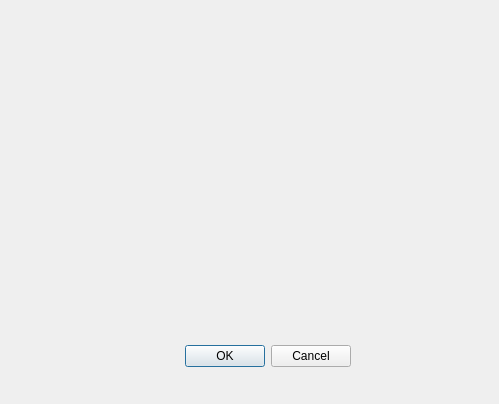
<?xml version="1.0" encoding="UTF-8"?>
<ui version="4.0">
 <class>SaveAttach</class>
 <widget class="QDialog" name="SaveAttach">
  <property name="geometry">
   <rect>
    <x>0</x>
    <y>0</y>
    <width>499</width>
    <height>404</height>
   </rect>
  </property>
  <property name="windowTitle">
   <string>Dialog</string>
  </property>
  <widget class="QDialogButtonBox" name="buttonBox">
   <property name="geometry">
    <rect>
     <x>140</x>
     <y>340</y>
     <width>211</width>
     <height>32</height>
    </rect>
   </property>
   <property name="orientation">
    <enum>Qt::Horizontal</enum>
   </property>
   <property name="standardButtons">
    <set>QDialogButtonBox::Cancel|QDialogButtonBox::Ok</set>
   </property>
  </widget>
 </widget>
 <resources/>
 <connections>
  <connection>
   <sender>buttonBox</sender>
   <signal>accepted()</signal>
   <receiver>SaveAttach</receiver>
   <slot>accept()</slot>
   <hints>
    <hint type="sourcelabel">
     <x>248</x>
     <y>254</y>
    </hint>
    <hint type="destinationlabel">
     <x>157</x>
     <y>274</y>
    </hint>
   </hints>
  </connection>
  <connection>
   <sender>buttonBox</sender>
   <signal>rejected()</signal>
   <receiver>SaveAttach</receiver>
   <slot>reject()</slot>
   <hints>
    <hint type="sourcelabel">
     <x>316</x>
     <y>260</y>
    </hint>
    <hint type="destinationlabel">
     <x>286</x>
     <y>274</y>
    </hint>
   </hints>
  </connection>
 </connections>
</ui>
